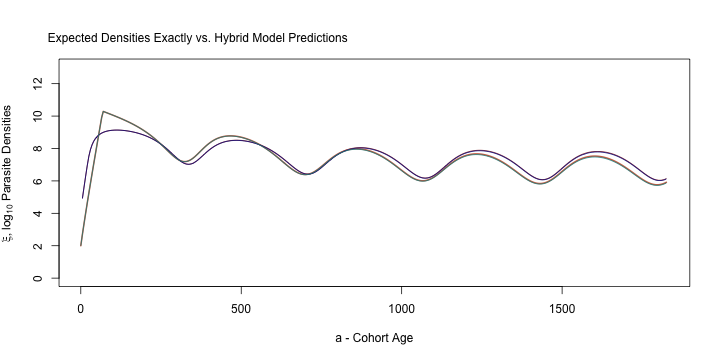

R code for this plot:
## -------------------------------------------------------------------------------------------------
library(ramp.falciparum)
library(viridisLite)
library(knitr)


## -------------------------------------------------------------------------------------------------
foiP3 = list(hbar = 1, 
             agePar = par_type2Age(), 
             seasonPar = par_sinSeason(), 
             trendPar = par_flatTrend())


## -------------------------------------------------------------------------------------------------
aa = seq(5, 5*365, by = 5)


## ----eval=F---------------------------------------------------------------------------------------
## meanP = sapply(aa, moments_clone_density, FoIpar=foiP3, hhat=5/365)
## meanB = sapply(aa, moments_parasite_density, FoIpar=foiP3, hhat=5/365)
## write.table(data.frame(P=meanP, B=meanB), "PB.txt")


## -------------------------------------------------------------------------------------------------
PB = read.table("PB.txt")
meanP = PB$P
meanB = PB$B


## -------------------------------------------------------------------------------------------------
pFmu = par_Fmu_base()
solve_dAoYda(5/365, foiP3, Amax=5*365, dt=5) -> hybrid
tm = hybrid$time
approxP = Fmu(hybrid$x, 0, pFmu)
approxB = Fmu(hybrid$y, 0, pFmu)

plot(aa, meanB, type = "l", ylim = c(0, 13), col = "darkred", 
     xlab = "a - Cohort Age", 
     ylab = expression(list(xi, paste(log[10], " Parasite Densities"))))
#lines(tm, approxB, col = "salmon3", lwd=2)
lines(aa, meanP, type = "l", ylim = c(0, 13), col = "darkblue")
lines(tm, approxP, col = "cyan4")
mtext("Expected Densities Exactly vs. Hybrid Model Predictions", 3, 1, at=365)


## ----purl Figure 8, eval=F------------------------------------------------------------------------
## print("Making Figure 8")
## purl("Figure8.Rmd", "Figure8.R")


## ----source Figure 8, eval=F----------------------------------------------------------------------
## png("Figure8.png", height=360, width=540)
## source("Figure8.R")
## invisible(dev.off(dev.cur()))

